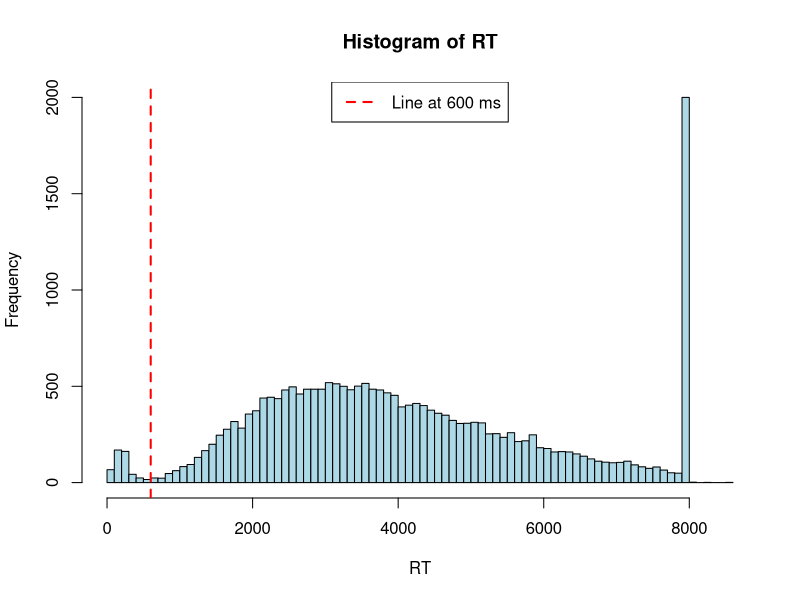
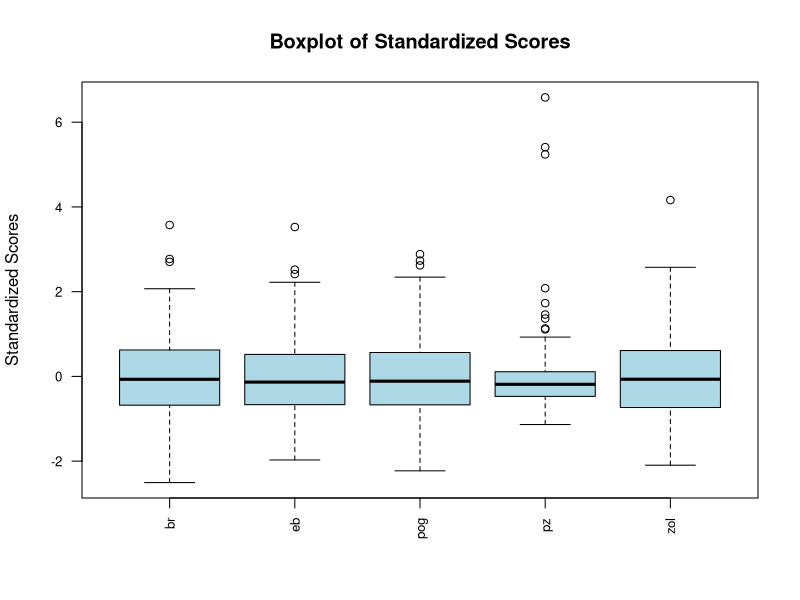
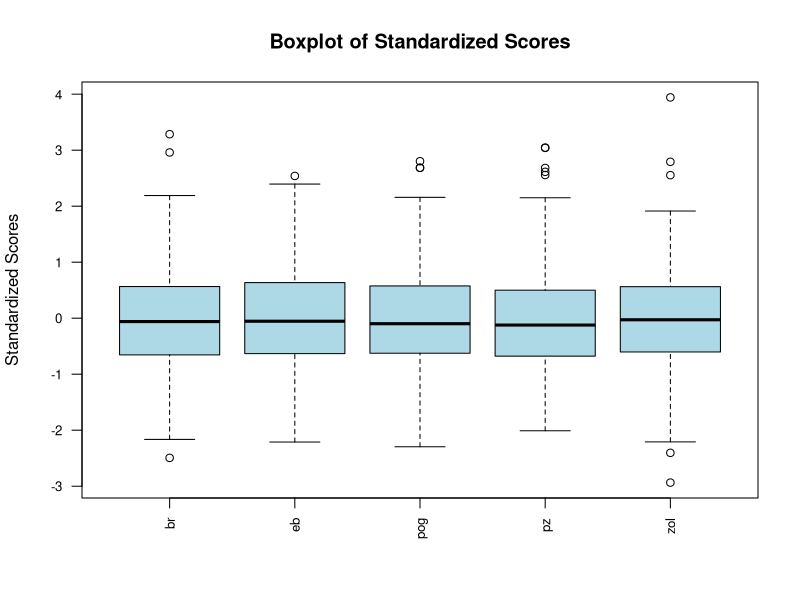
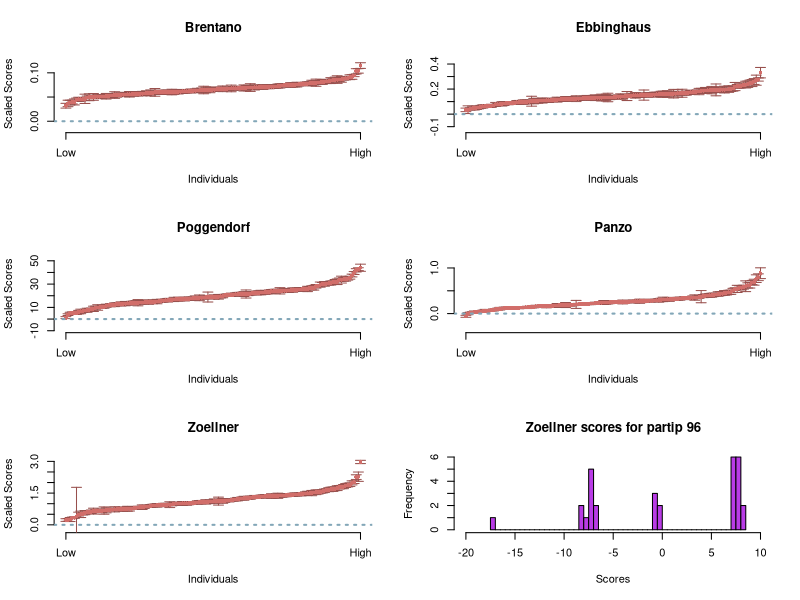
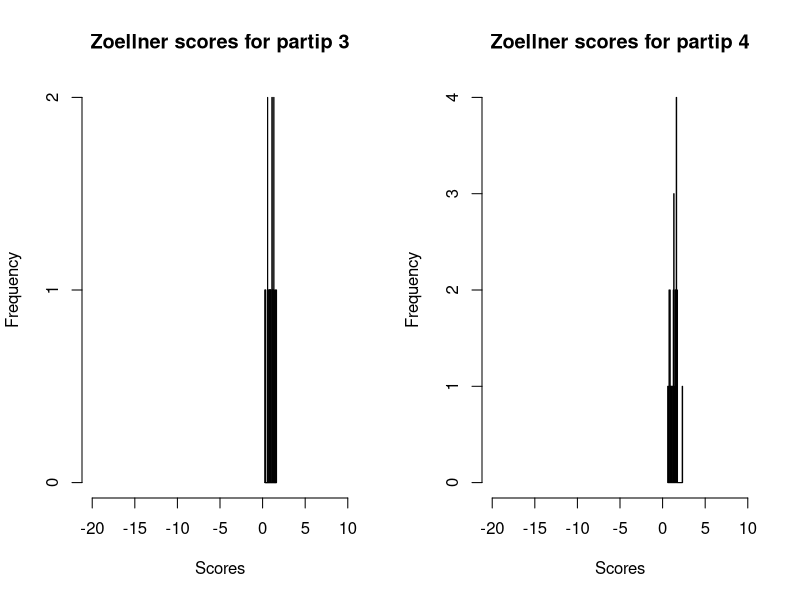
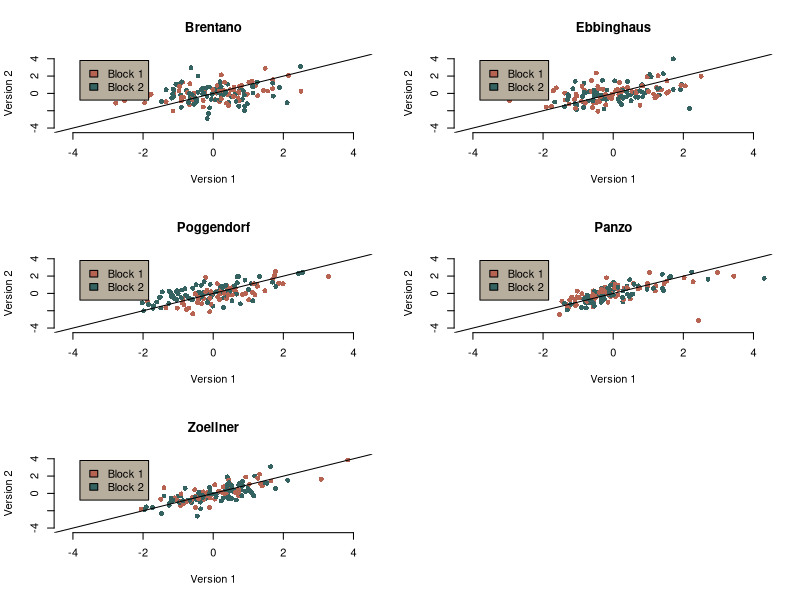
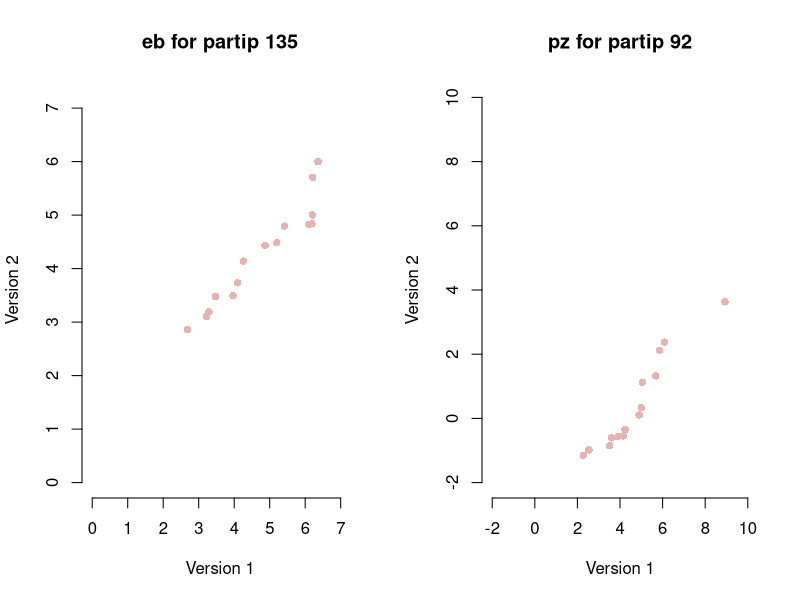
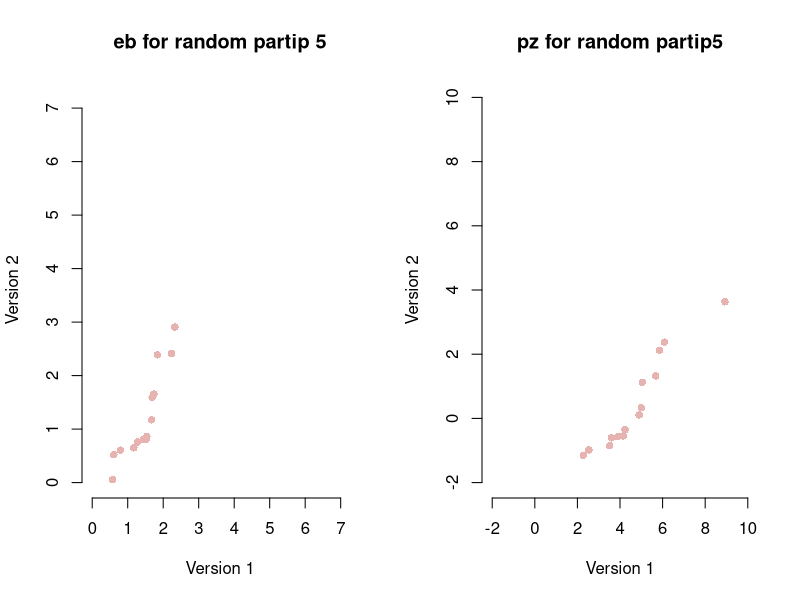

Recreate these plots in R, in order.
## ---- chunk 1
processed_data = read.csv("../_data/processed-data.csv")
## ---- chunk 2
hist(processed_data$rt, breaks = 100, main = "Histogram of RT", xlab = "RT", 
     ylab = "Frequency", col = "lightblue", border = "black")
abline(v = 600, col = "red", lwd = 2, lty = 2)
legend("top", legend = "Line at 600 ms", col = "red", lty = 2, lwd = 2)
## ---- chunk 3
low_rt_ound = 600
low_rts_prop = mean(processed_data$rt < low_rt_ound)*100
bad_obs_rts = which(processed_data$rt < low_rt_ound)
## ---- chunk 4
low_too_quick = .05
too_quick = tapply(processed_data$rt<low_rt_ound, processed_data$sub, mean)
num_partips_too_quick = sum(too_quick > low_too_quick)
bad_partips_rt = unique(processed_data$sub)[which(too_quick > low_too_quick)]
## ---- chunk 5
bad_RTs = unique(c(which(processed_data$sub %in% bad_partips_rt), bad_obs_rts))
dat1 = processed_data[-bad_RTs,]
## ---- chunk 6
scores = tapply(dat1$y, list(dat1$sub,dat1$task), mean)
standardized_scores = scale(scores)
boxplot(standardized_scores, 
        main = "Boxplot of Standardized Scores",
        ylab = "Standardized Scores", col = "lightblue",
        border = "black", las = 2, cex.axis = 0.8)
## ---- chunk 7
bad_sub_panzo = as.integer(names(which(standardized_scores[,4]>2)))
bad_sub_panzo_ind = which(dat1$sub %in% bad_sub_panzo)
num_bad_sub_panzo = length(bad_sub_panzo)
dat2 = dat1[-bad_sub_panzo_ind,]
dim(dat2)
## ---- chunk 8
scores = tapply(dat2$y, list(dat2$sub,dat2$task), median)
standardized_scores = scale(scores)
boxplot(standardized_scores, 
        main = "Boxplot of Standardized Scores",
        ylab = "Standardized Scores", col = "lightblue",
        border = "black", las = 2, cex.axis = 0.8)
## ---- chunk 9
scores = tapply(dat2$y, list(dat2$sub, dat2$task), mean)
stand_error = tapply(dat2$y, list(dat2$sub, dat2$task), 
            function(x) sd(x) / sqrt(length(x)))
taskPlot = function(temp_scores, temp_stand_error, task_name){
  o = order(temp_scores)
  means = temp_scores[o]
  SEs = temp_stand_error[o]
  I = length(o)
  scaled_means = scale(means)
  o2 = rev(means)[1]
  o3 = rev(SEs)[1]
  ylims = c(0 - 3*o3, 
                o2 + 3*o3)
  plot(NA,
       NA,
       xlim = c(1,I),
       ylim = ylims,
       axes = F,
       xlab = "Individuals",
       ylab = "Scaled Scores",
       main = task_name
  )
  axis(1, at = c(1,I), label = c("Low","High"))
  axis(2)
  arrows(1:I, 
       means - SEs, 
       1:I, 
       means + SEs,
       angle = 90, code = 3, length = 0.05, col = "#98504D")
  points(1:I, means, pch = 16, col = "#D16E6A", cex=.8)
  abline(h=0, lty = 3, col = "#83A7B8", lwd = 2)
  
}
par(mfrow=c(3,2))
taskPlot(scores[,1], stand_error[,1], "Brentano")
taskPlot(scores[,2], stand_error[,2], "Ebbinghaus")
taskPlot(scores[,3], stand_error[,3], "Poggendorf")
taskPlot(scores[,4], stand_error[,4], "Panzo")
taskPlot(scores[,5], stand_error[,5], "Zoellner")

## ---- chunk 10
bad_zol_partip = as.integer(names(which(stand_error[,5]>.8)))
temp = dat2[dat2$sub == bad_zol_partip & dat2$task == "zol",]$y
hist(temp, breaks = 50, 
     main = paste0("Zoellner scores for partip ", bad_zol_partip), 
     xlab = "Scores", 
     ylab = "Frequency", 
     col = "#B93CE6", border = "black", 
     xlim = c(-20,10))
## ---- chunk 11
par(mfrow = c(1,2))
good_zol_partip = 3:4
for (i in good_zol_partip){
  temp = dat2[dat2$sub == i & dat2$task == "zol",]$y
  hist(temp, breaks = 50, 
       main = paste0("Zoellner scores for partip ", i), 
       xlab = "Scores", 
       ylab = "Frequency", 
       col = "#B93CE6", border = "black", 
       xlim = c(-20,10)) 
}
## ---- chunk 12
ind = which(dat2$sub == bad_zol_partip)
dat3 = dat2[-ind,]
## ---- chunk 13
scores = tapply(dat3$y, 
                list(dat3$sub, dat3$version, dat3$task), 
                mean)
blocks = tapply(dat3$block, 
                list(dat3$sub, dat3$version, dat3$task), 
                mean)



plotBivariate = function(tscores, tblocks, task_name){
  tscores = scale(tscores)
  cols = c("#B76352", "#346260")
  plot(NA,
       NA,
       xlim = c(-4.2, 4.2),
       ylim = c(-4.2, 4.2),
       axes = F,
       xlab = "Version 1",
       ylab = "Version 2",
       main = task_name
  )
  axis(1)
  axis(2)
  points(tscores, col = cols[tblocks[,1]], pch = 16)
  legend(x = -3.8, y = 3.8, legend = c("Block 1", "Block 2"), 
         fill = cols, bg = "#B7AE9E" )
  abline(0,1)
}
par(mfrow = c(3,2))
plotBivariate(scores[,,1], blocks[,,1], "Brentano")
plotBivariate(scores[,,2], blocks[,,2], "Ebbinghaus")
plotBivariate(scores[,,3], blocks[,,3], "Poggendorf")
plotBivariate(scores[,,4], blocks[,,4], "Panzo")
plotBivariate(scores[,,5], blocks[,,5], "Zoellner")
## ---- chunk 14
pz = scale(scores[,,4])
eb = scale(scores[,,2])
s_eb = apply(eb, 1, function(x) any(x>1.8) && any(x < -1.7))
s_pz = apply(pz, 1, function(x) any(x>2) && any(x < -2))
bad_eb_sub = as.integer(rownames(eb)[which(s_eb)])
bad_pz_sub = as.integer(rownames(pz)[which(s_pz)])
temp = dat3[dat3$sub==bad_eb_sub,]
eb_temp = tapply(temp$y, list(temp$trial, temp$version), mean)
eb_temp[,1] = sort(eb_temp[,1])
eb_temp[,2] = sort(eb_temp[,2])

par(mfrow=c(1,2))
cols = "#E6B3B0"
plot(NA,
     NA,
     xlim = c(0, 7.2),
     ylim = c(0, 7.2),
     axes = F,
     xlab = "Version 1",
     ylab = "Version 2",
     main = paste0("eb for partip ", bad_eb_sub)
)
axis(1)
axis(2)
points(eb_temp, col = cols, pch = 16)


temp2 = dat3[dat3$sub==bad_pz_sub,]
pz_temp = tapply(temp2$y, list(temp2$trial, temp2$version), mean)
pz_temp[,1] = sort(pz_temp[,1])
pz_temp[,2] = sort(pz_temp[,2])
plot(NA,
     NA,
     xlim = c(-2,10),
     ylim = c(-2,10),
     axes = F,
     xlab = "Version 1",
     ylab = "Version 2",
     main = paste0("pz for partip ", bad_pz_sub)
)
axis(1)
axis(2)
points(pz_temp, col = cols, pch = 16)
## ---- chunk 15
good_eb_sub = 5
good_pz_sub = 5
temp = dat3[dat3$sub%in%good_eb_sub,]
eb_temp = tapply(temp$y, list(temp$trial, temp$version), mean)
eb_temp[,1] = sort(eb_temp[,1])
eb_temp[,2] = sort(eb_temp[,2])

par(mfrow=c(1,2))
cols = "#E6B3B0"
plot(NA,
     NA,
     xlim = c(0, 7.2),
     ylim = c(0, 7.2),
     axes = F,
     xlab = "Version 1",
     ylab = "Version 2",
     main = paste0("eb for random partip ", good_eb_sub)
)
axis(1)
axis(2)
points(eb_temp, col = cols, pch = 16)



temp2 = dat3[dat3$sub%in%bad_pz_sub,]
pz_temp = tapply(temp2$y, list(temp2$trial, temp2$version), mean)
pz_temp[,1] = sort(pz_temp[,1])
pz_temp[,2] = sort(pz_temp[,2])
plot(NA,
     NA,
     xlim = c(-2,10),
     ylim = c(-2,10),
     axes = F,
     xlab = "Version 1",
     ylab = "Version 2",
     main = paste0("pz for random partip", good_pz_sub)
)
axis(1)
axis(2)
points(pz_temp, col = cols, pch = 16)
## ---- chunk 16
ind = which(dat3$sub == bad_pz_sub)
dat4 = dat3[-ind,]
## ---- chunk 17
dat4$S = as.numeric(factor(dat4$sub))
dat4$J = as.numeric(factor(dat4$task))
dat4$JV = (dat4$J-1)*2+dat4$version
mod = lm(y ~ JV:S, data = dat4)
## ---- chunk 18
dffits_values = dffits(mod)
## ---- chunk 19
threshold = 2 * sqrt((length(coef(mod)) - 1) / length(fitted(mod)))
# threshold = 1
influential_points = which(abs(dffits_values) > threshold)
print(length(influential_points)/nrow(dat4))
## ---- chunk 20
library(corrplot)
plotCor = function(cors, main = " ", circ = F, clust = F, cx = 1){
  col = colorRampPalette(c( "indianred4","indianred3",
                            "indianred1", "ghostwhite",
                            "darkslategray2", "darkslategray4",
                            "darkslategray"))(200)
  if (clust == T){
    dist_mat = as.dist((1 - abs(cors)) / 2)  
    hc = hclust(dist_mat, method = "centroid")
    cors = cors[hc$order, hc$order]
  }
  corrplot(cors, 
           addCoef.col = "black", 
           method = "color", 
           col = col,
           cl.pos = 'b',
           tl.pos = 'd',
           tl.col = 'black',
           col.lim = c(-1, 1),
           cl.ratio = 0.2,
           cl.length = 2,
           addgrid.col = 'black',
           type = "upper",
           rect.lwd = 10,
           tl.cex = cx,
           number.cex = cx)
  if (circ != F){
    for (r in nrow(circ)){
      addCircle(circ[r, ])
    }
  }
}

## ---- chunk 21
scores = tapply(dat4$y, list(dat4$S, dat4$JV), mean)
suffixes = c("v1", "v2")
tasks = c("B", "E", "Pg", "Pz", "Z")
tasks_vs = sapply(tasks, function(x) paste0(x, suffixes))
new_names = as.list(as.vector(tasks_vs))
scores_cor = round(cor(scores),2)
rownames(scores_cor) = colnames(scores_cor) = new_names
plotCor(scores_cor)
## ---- chunk 22
tdat = dat4[-influential_points,]
scores = tapply(tdat$y, list(tdat$S, tdat$JV), mean, na.rm	= T)
tdat.cor = cor(scores, use = "pairwise.complete.obs")
rownames(tdat.cor) = colnames(tdat.cor) = new_names
plotCor(tdat.cor)
## ---- chunk 23
dfbetas_values = dfbetas(mod)
## ---- chunk 24
threshold = 2 / sqrt(nrow(dat4))
influential_points2 = which(abs(dfbetas_values) > threshold)
print(length(influential_points2)/nrow(dat4))
## ---- chunk 25
scores = tapply(dat4$y, list(dat4$S, dat4$JV), mean)
scores_cor = round(cor(scores),2)
rownames(scores_cor) = colnames(scores_cor) = new_names
plotCor(scores_cor)
## ---- chunk 26
tdat = dat4[-influential_points2,]
scores = tapply(tdat$y, list(tdat$S, tdat$JV), mean, na.rm	= T)
tdat.cor = cor(scores, use = "pairwise.complete.obs")
rownames(tdat.cor) = colnames(tdat.cor) = new_names
plotCor(tdat.cor)
## ---- chunk 27
cooks_dist_values = cooks.distance(mod)
p = length(coef(mod))
n = nrow(dat4)
f_threshold = qf(0.8, df1 = p, df2 = n - p)
plot(cooks_dist_values, type = "h", 
     main = "Cook's Distance", 
     ylab = "Cook's Distance", 
     xlab = "Observation Index")
abline(h = f_threshold, col = "red")
## ---- chunk 28
influential_points3 = which(cooks_dist_values > f_threshold)
print(length(influential_points3)/nrow(dat4))
## ---- chunk 29
par(mfrow = c(1, 3), mar = c(2.1, 4.1, 3.8, 2.1))

scores1 = tapply(dat4$y, list(dat4$S, dat4$JV), mean)
scores_cor = round(cor(scores1),2)
rownames(scores_cor) = colnames(scores_cor) = new_names
plotCor(scores_cor)
title("No Levergae taken out", line = 3)



tdat = dat4[-influential_points,]
scores2 = tapply(tdat$y, list(tdat$S, tdat$JV), mean, na.rm	= T)
tdat.cor = cor(scores2, use = "pairwise.complete.obs")
rownames(tdat.cor) = colnames(tdat.cor) = new_names
plotCor(tdat.cor)
title("DFFITS", line = 3)


tdat = dat4[-influential_points2,]
scores3 = tapply(tdat$y, list(tdat$S, tdat$JV), mean, na.rm	= T)
tdat.cor = cor(scores3, use = "pairwise.complete.obs")
rownames(tdat.cor) = colnames(tdat.cor) = new_names
plotCor(tdat.cor)
title("DFBETAS", line = 3.1)

## ---- chunk 30
# library(extr)
pca_std_1 = stats::prcomp(scores1, scale = TRUE, center = TRUE)
scores2 = na.omit(scores2)
pca_std_2 = prcomp(scores2, scale = TRUE, center = TRUE)
scores3 = na.omit(scores3)
pca_std_3 = prcomp(scores3, scale = TRUE, center = TRUE)

print("No Levrage")
pca_std_1$sdev[1]^2/pca_std_1$sdev[3]^2
print("DFFITIS")
pca_std_2$sdev[1]^2/pca_std_2$sdev[3]^2
print("DFBETAS")
pca_std_3$sdev[1]^2/pca_std_3$sdev[3]^2
## ---- chunk 31
par(mfrow = c(1, 2), mar = c(2.1, 4.1, 3.8, 2.1))
scores1 = tapply(dat4$y, list(dat4$S, dat4$JV), mean)
scores_cor = round(cor(scores1),2)
rownames(scores_cor) = colnames(scores_cor) = new_names
plotCor(scores_cor)
title("Cleaned Data", line = 3)

dat = read.csv("../_data/processed-data.csv")
dat$S = as.numeric(factor(dat$sub))
dat$J = as.numeric(factor(dat$task))
dat$JV = (dat$J-1)*2+dat$version
scores2 = tapply(dat$y, list(dat$S, dat$JV), mean)
scores_cor = round(cor(scores2),2)
rownames(scores_cor) = colnames(scores_cor) = new_names
plotCor(scores_cor)
title("All Partip", line = 3)
## ---- chunk 32
clean_data = dat4[ , c(setdiff(names(dat4), "X"))]
clean_data = clean_data[ , c("sub", setdiff(names(clean_data), "sub"))]

write.csv(clean_data, "../_data/clean_data.csv", row.names = FALSE)
